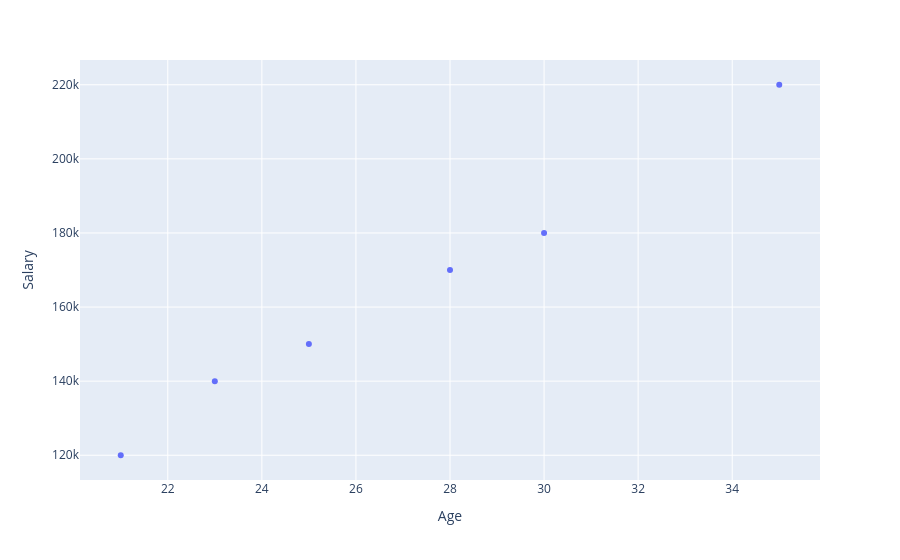

This figure's notebook cell:
### Code cell
fig = px.scatter(df, x="Age", y="Salary")
fig.show()

### Figure 1 — Plotly figure (JSON) as saved in the notebook; plotly's stock layout.template omitted (floating-point values rounded to 4 significant figures)
{"data": [{"hovertemplate": "Age=%{x}<br>Salary=%{y}<extra></extra>", "legendgroup": "", "marker": {"color": "#636efa", "symbol": "circle"}, "mode": "markers", "name": "", "orientation": "v", "showlegend": false, "type": "scatter", "x": [21, 25, 30, 28, 35, 23], "xaxis": "x", "y": [120000, 150000, 180000, 170000, 220000, 140000], "yaxis": "y"}], "layout": {"legend": {"tracegroupgap": 0}, "margin": {"t": 60}, "xaxis": {"anchor": "y", "domain": [0, 1], "title": {"text": "Age"}}, "yaxis": {"anchor": "x", "domain": [0, 1], "title": {"text": "Salary"}}}}
